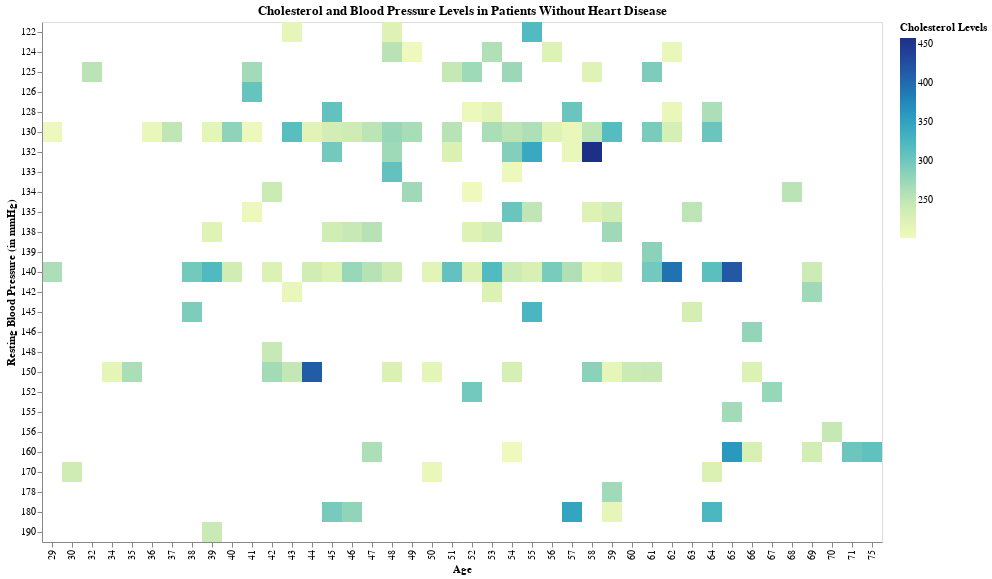

The notebook cell saved with this chart:
### Code cell
high_cholesterol = data[data['Cholesterol']>200]
high_bpandchol = high_cholesterol[high_cholesterol['RestingBP']>120]

nhd = alt.Chart(high_bpandchol).mark_rect().encode(
    x=alt.X('Age:N', title="Age"),
    y=alt.Y('RestingBP:N', title="Resting Blood Pressure (in mmHg)"),
    color=alt.Color('Cholesterol:Q', title="Cholesterol Levels"),
    tooltip= [alt.Tooltip('Cholesterol', title='Cholesterol'), alt.Tooltip('Age'), alt.Tooltip('HeartDisease')]
).transform_filter(alt.FieldEqualPredicate(field='HeartDisease', equal=0)
                                          ).properties(title='Cholesterol and Blood Pressure Levels in Patients Without Heart Disease')


nhd

### Figure 1 — Vega-Lite specification as saved in the notebook (floating-point values rounded to 4 significant figures; data arrays with more than 128 entries replaced by an {"elided": "..."} marker saying what was removed)
{"config": {"view": {"continuousWidth": 400, "continuousHeight": 300}}, "data": {"name": "data-ef8ec7c6a41be3843dd7ea14837d0559"}, "mark": "rect", "encoding": {"color": {"field": "Cholesterol", "title": "Cholesterol Levels", "type": "quantitative"}, "tooltip": [{"field": "Cholesterol", "title": "Cholesterol", "type": "quantitative"}, {"field": "Age", "type": "quantitative"}, {"field": "HeartDisease", "type": "quantitative"}], "x": {"field": "Age", "title": "Age", "type": "nominal"}, "y": {"field": "RestingBP", "title": "Resting Blood Pressure (in mmHg)", "type": "nominal"}}, "title": "Cholesterol and Blood Pressure Levels in Patients Without Heart Disease", "transform": [{"filter": {"equal": 0, "field": "HeartDisease"}}], "$schema": "https://vega.github.io/schema/vega-lite/v4.17.0.json", "datasets": {"data-ef8ec7c6a41be3843dd7ea14837d0559": {"elided": "422 records"}}}
